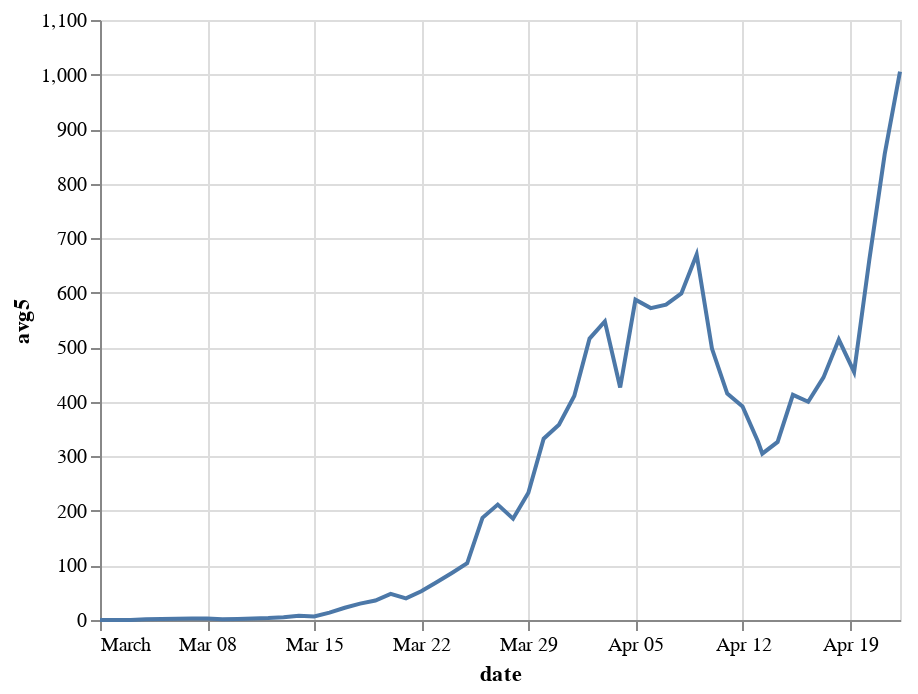

Here is the notebook cell this chart was saved with:
### Code cell
alt.Chart(df[(df.county=="Los Angeles") & (df.date >= '3/1/20')]).mark_line().encode(
    x='date',
    y='avg5'
)

### Figure 1 — Vega-Lite specification as saved in the notebook (floating-point values rounded to 4 significant figures)
{"config": {"view": {"continuousWidth": 400, "continuousHeight": 300}}, "data": {"name": "data-b30e2f4f3c7505fab6f3b5b120d30b48"}, "mark": "line", "encoding": {"x": {"type": "temporal", "field": "date"}, "y": {"type": "quantitative", "field": "avg5"}}, "$schema": "https://vega.github.io/schema/vega-lite/v4.0.2.json", "datasets": {"data-b30e2f4f3c7505fab6f3b5b120d30b48": [{"county": "Los Angeles", "state": "California", "fips": 6037.0, "date": "2020-03-01T00:00:00+00:00", "Lat": 34.31, "Lon": -118.2, "cases": 1.0, "deaths": 0.0, "state_cases": 12, "state_deaths": 0, "new_cases": 0.0, "new_deaths": 0.0, "new_state_cases": 0, "new_state_deaths": 0, "avg3": 0.0, "avg5": 0.0, "avg7": 0.0}, {"county": "Los Angeles", "state": "California", "fips": 6037.0, "date": "2020-03-02T00:00:00+00:00", "Lat": 34.31, "Lon": -118.2, "cases": 1.0, "deaths": 0.0, "state_cases": 21, "state_deaths": 0, "new_cases": 0.0, "new_deaths": 0.0, "new_state_cases": 9, "new_state_deaths": 0, "avg3": 0.0, "avg5": 0.0, "avg7": 0.0}, {"county": "Los Angeles", "state": "California", "fips": 6037.0, "date": "2020-03-03T00:00:00+00:00", "Lat": 34.31, "Lon": -118.2, "cases": 1.0, "deaths": 0.0, "state_cases": 25, "state_deaths": 0, "new_cases": 0.0, "new_deaths": 0.0, "new_state_cases": 4, "new_state_deaths": 0, "avg3": 0.0, "avg5": 0.0, "avg7": 0.0}, {"county": "Los Angeles", "state": "California", "fips": 6037.0, "date": "2020-03-04T00:00:00+00:00", "Lat": 34.31, "Lon": -118.2, "cases": 7.0, "deaths": 0.0, "state_cases": 35, "state_deaths": 1, "new_cases": 6.0, "new_deaths": 0.0, "new_state_cases": 10, "new_state_deaths": 1, "avg3": 2.0, "avg5": 1.2, "avg7": 0.8571}, {"county": "Los Angeles", "state": "California", "fips": 6037.0, "date": "2020-03-05T00:00:00+00:00", "Lat": 34.31, "Lon": -118.2, "cases": 11.0, "deaths": 0.0, "state_cases": 51, "state_deaths": 1, "new_cases": 4.0, "new_deaths": 0.0, "new_state_cases": 16, "new_state_deaths": 0, "avg3": 3.333, "avg5": 2.0, "avg7": 1.429}, {"county": "Los Angeles", "state": "California", "fips": 6037.0, "date": "2020-03-06T00:00:00+00:00", "Lat": 34.31, "Lon": -118.2, "cases": 13.0, "deaths": 0.0, "state_cases": 59, "state_deaths": 1, "new_cases": 2.0, "new_deaths": 0.0, "new_state_cases": 8, "new_state_deaths": 0, "avg3": 4.0, "avg5": 2.4, "avg7": 1.714}, {"county": "Los Angeles", "state": "California", "fips": 6037.0, "date": "2020-03-07T00:00:00+00:00", "Lat": 34.31, "Lon": -118.2, "cases": 14.0, "deaths": 0.0, "state_cases": 81, "state_deaths": 1, "new_cases": 1.0, "new_deaths": 0.0, "new_state_cases": 22, "new_state_deaths": 0, "avg3": 2.333, "avg5": 2.6, "avg7": 1.857}, {"county": "Los Angeles", "state": "California", "fips": 6037.0, "date": "2020-03-08T00:00:00+00:00", "Lat": 34.31, "Lon": -118.2, "cases": 14.0, "deaths": 0.0, "state_cases": 95, "state_deaths": 1, "new_cases": 0.0, "new_deaths": 0.0, "new_state_cases": 14, "new_state_deaths": 0, "avg3": 1.0, "avg5": 2.6, "avg7": 1.857}, {"county": "Los Angeles", "state": "California", "fips": 6037.0, "date": "2020-03-09T00:00:00+00:00", "Lat": 34.31, "Lon": -118.2, "cases": 14.0, "deaths": 0.0, "state_cases": 101, "state_deaths": 1, "new_cases": 0.0, "new_deaths": 0.0, "new_state_cases": 6, "new_state_deaths": 0, "avg3": 0.3333, "avg5": 1.4, "avg7": 1.857}, {"county": "Los Angeles", "state": "California", "fips": 6037.0, "date": "2020-03-10T00:00:00+00:00", "Lat": 34.31, "Lon": -118.2, "cases": 20.0, "deaths": 0.0, "state_cases": 144, "state_deaths": 2, "new_cases": 6.0, "new_deaths": 0.0, "new_state_cases": 43, "new_state_deaths": 1, "avg3": 2.0, "avg5": 1.8, "avg7": 2.714}, {"county": "Los Angeles", "state": "California", "fips": 6037.0, "date": "2020-03-11T00:00:00+00:00", "Lat": 34.31, "Lon": -118.2, "cases": 27.0, "deaths": 1.0, "state_cases": 178, "state_deaths": 4, "new_cases": 7.0, "new_deaths": 1.0, "new_state_cases": 34, "new_state_deaths": 2, "avg3": 4.333, "avg5": 2.8, "avg7": 2.857}, {"county": "Los Angeles", "state": "California", "fips": 6037.0, "date": "2020-03-12T00:00:00+00:00", "Lat": 34.31, "Lon": -118.2, "cases": 32.0, "deaths": 1.0, "state_cases": 221, "state_deaths": 4, "new_cases": 5.0, "new_deaths": 0.0, "new_state_cases": 43, "new_state_deaths": 0, "avg3": 6.0, "avg5": 3.6, "avg7": 3.0}, {"county": "Los Angeles", "state": "California", "fips": 6037.0, "date": "2020-03-13T00:00:00+00:00", "Lat": 34.31, "Lon": -118.2, "cases": 40.0, "deaths": 1.0, "state_cases": 281, "state_deaths": 4, "new_cases": 8.0, "new_deaths": 0.0, "new_state_cases": 60, "new_state_deaths": 0, "avg3": 6.667, "avg5": 5.2, "avg7": 3.857}, {"county": "Los Angeles", "state": "California", "fips": 6037.0, "date": "2020-03-14T00:00:00+00:00", "Lat": 34.31, "Lon": -118.2, "cases": 53.0, "deaths": 1.0, "state_cases": 372, "state_deaths": 3, "new_cases": 13.0, "new_deaths": 0.0, "new_state_cases": 91, "new_state_deaths": -1, "avg3": 8.667, "avg5": 7.8, "avg7": 5.571}, {"county": "Los Angeles", "state": "California", "fips": 6037.0, "date": "2020-03-15T00:00:00+00:00", "Lat": 34.31, "Lon": -118.2, "cases": 53.0, "deaths": 1.0, "state_cases": 373, "state_deaths": 5, "new_cases": 0.0, "new_deaths": 0.0, "new_state_cases": 1, "new_state_deaths": 2, "avg3": 7.0, "avg5": 6.6, "avg7": 5.571}, {"county": "Los Angeles", "state": "California", "fips": 6037.0, "date": "2020-03-16T00:00:00+00:00", "Lat": 34.31, "Lon": -118.2, "cases": 94.0, "deaths": 1.0, "state_cases": 557, "state_deaths": 7, "new_cases": 41.0, "new_deaths": 0.0, "new_state_cases": 184, "new_state_deaths": 2, "avg3": 18.0, "avg5": 13.4, "avg7": 11.43}, {"county": "Los Angeles", "state": "California", "fips": 6037.0, "date": "2020-03-17T00:00:00+00:00", "Lat": 34.31, "Lon": -118.2, "cases": 144.0, "deaths": 1.0, "state_cases": 700, "state_deaths": 12, "new_cases": 50.0, "new_deaths": 0.0, "new_state_cases": 143, "new_state_deaths": 5, "avg3": 30.33, "avg5": 22.4, "avg7": 17.71}, {"county": "Los Angeles", "state": "California", "fips": 6037.0, "date": "2020-03-18T00:00:00+00:00", "Lat": 34.31, "Lon": -118.2, "cases": 190.0, "deaths": 1.0, "state_cases": 828, "state_deaths": 16, "new_cases": 46.0, "new_deaths": 0.0, "new_state_cases": 128, "new_state_deaths": 4, "avg3": 45.67, "avg5": 30.0, "avg7": 23.29}, {"county": "Los Angeles", "state": "California", "fips": 6037.0, "date": "2020-03-19T00:00:00+00:00", "Lat": 34.31, "Lon": -118.2, "cases": 231.0, "deaths": 2.0, "state_cases": 1005, "state_deaths": 18, "new_cases": 41.0, "new_deaths": 1.0, "new_state_cases": 177, "new_state_deaths": 2, "avg3": 45.67, "avg5": 35.6, "avg7": 28.43}, {"county": "Los Angeles", "state": "California", "fips": 6037.0, "date": "2020-03-20T00:00:00+00:00", "Lat": 34.31, "Lon": -118.2, "cases": 292.0, "deaths": 2.0, "state_cases": 1243, "state_deaths": 24, "new_cases": 61.0, "new_deaths": 0.0, "new_state_cases": 238, "new_state_deaths": 6, "avg3": 49.33, "avg5": 47.8, "avg7": 36.0}, {"county": "Los Angeles", "state": "California", "fips": 6037.0, "date": "2020-03-21T00:00:00+00:00", "Lat": 34.31, "Lon": -118.2, "cases": 292.0, "deaths": 2.0, "state_cases": 1405, "state_deaths": 25, "new_cases": 0.0, "new_deaths": 0.0, "new_state_cases": 162, "new_state_deaths": 1, "avg3": 34.0, "avg5": 39.6, "avg7": 34.14}, {"county": "Los Angeles", "state": "California", "fips": 6037.0, "date": "2020-03-22T00:00:00+00:00", "Lat": 34.31, "Lon": -118.2, "cases": 407.0, "deaths": 5.0, "state_cases": 1646, "state_deaths": 30, "new_cases": 115.0, "new_deaths": 3.0, "new_state_cases": 241, "new_state_deaths": 5, "avg3": 58.67, "avg5": 52.6, "avg7": 50.57}, {"county": "Los Angeles", "state": "California", "fips": 6037.0, "date": "2020-03-23T00:00:00+00:00", "Lat": 34.31, "Lon": -118.2, "cases": 536.0, "deaths": 7.0, "state_cases": 2108, "state_deaths": 39, "new_cases": 129.0, "new_deaths": 2.0, "new_state_cases": 462, "new_state_deaths": 9, "avg3": 81.33, "avg5": 69.2, "avg7": 63.14}, {"county": "Los Angeles", "state": "California", "fips": 6037.0, "date": "2020-03-24T00:00:00+00:00", "Lat": 34.31, "Lon": -118.2, "cases": 662.0, "deaths": 11.0, "state_cases": 2538, "state_deaths": 50, "new_cases": 126.0, "new_deaths": 4.0, "new_state_cases": 430, "new_state_deaths": 11, "avg3": 123.3, "avg5": 86.2, "avg7": 74.0}, {"county": "Los Angeles", "state": "California", "fips": 6037.0, "date": "2020-03-25T00:00:00+00:00", "Lat": 34.31, "Lon": -118.2, "cases": 812.0, "deaths": 13.0, "state_cases": 2998, "state_deaths": 65, "new_cases": 150.0, "new_deaths": 2.0, "new_state_cases": 460, "new_state_deaths": 15, "avg3": 135.0, "avg5": 104.0, "avg7": 88.86}, {"county": "Los Angeles", "state": "California", "fips": 6037.0, "date": "2020-03-26T00:00:00+00:00", "Lat": 34.31, "Lon": -118.2, "cases": 1229.0, "deaths": 21.0, "state_cases": 3899, "state_deaths": 81, "new_cases": 417.0, "new_deaths": 8.0, "new_state_cases": 901, "new_state_deaths": 16, "avg3": 231.0, "avg5": 187.4, "avg7": 142.6}, {"county": "Los Angeles", "state": "California", "fips": 6037.0, "date": "2020-03-27T00:00:00+00:00", "Lat": 34.31, "Lon": -118.2, "cases": 1465.0, "deaths": 26.0, "state_cases": 4657, "state_deaths": 94, "new_cases": 236.0, "new_deaths": 5.0, "new_state_cases": 758, "new_state_deaths": 13, "avg3": 267.7, "avg5": 211.6, "avg7": 167.6}, {"county": "Los Angeles", "state": "California", "fips": 6037.0, "date": "2020-03-28T00:00:00+00:00", "Lat": 34.31, "Lon": -118.2, "cases": 1465.0, "deaths": 26.0, "state_cases": 5095, "state_deaths": 110, "new_cases": 0.0, "new_deaths": 0.0, "new_state_cases": 438, "new_state_deaths": 16, "avg3": 217.7, "avg5": 185.8, "avg7": 167.6}, {"county": "Los Angeles", "state": "California", "fips": 6037.0, "date": "2020-03-29T00:00:00+00:00", "Lat": 34.31, "Lon": -118.2, "cases": 1829.0, "deaths": 32.0, "state_cases": 5852, "state_deaths": 124, "new_cases": 364.0, "new_deaths": 6.0, "new_state_cases": 757, "new_state_deaths": 14, "avg3": 200.0, "avg5": 233.4, "avg7": 203.1}, {"county": "Los Angeles", "state": "California", "fips": 6037.0, "date": "2020-03-30T00:00:00+00:00", "Lat": 34.31, "Lon": -118.2, "cases": 2474.0, "deaths": 44.0, "state_cases": 7138, "state_deaths": 146, "new_cases": 645.0, "new_deaths": 12.0, "new_state_cases": 1286, "new_state_deaths": 22, "avg3": 336.3, "avg5": 332.4, "avg7": 276.9}, {"county": "Los Angeles", "state": "California", "fips": 6037.0, "date": "2020-03-31T00:00:00+00:00", "Lat": 34.31, "Lon": -118.2, "cases": 3019.0, "deaths": 54.0, "state_cases": 8210, "state_deaths": 173, "new_cases": 545.0, "new_deaths": 10.0, "new_state_cases": 1072, "new_state_deaths": 27, "avg3": 518.0, "avg5": 358.0, "avg7": 336.7}, {"county": "Los Angeles", "state": "California", "fips": 6037.0, "date": "2020-04-01T00:00:00+00:00", "Lat": 34.31, "Lon": -118.2, "cases": 3518.0, "deaths": 64.0, "state_cases": 9399, "state_deaths": 199, "new_cases": 499.0, "new_deaths": 10.0, "new_state_cases": 1189, "new_state_deaths": 26, "avg3": 563.0, "avg5": 410.6, "avg7": 386.6}, {"county": "Los Angeles", "state": "California", "fips": 6037.0, "date": "2020-04-02T00:00:00+00:00", "Lat": 34.31, "Lon": -118.2, "cases": 4045.0, "deaths": 78.0, "state_cases": 10773, "state_deaths": 238, "new_cases": 527.0, "new_deaths": 14.0, "new_state_cases": 1374, "new_state_deaths": 39, "avg3": 523.7, "avg5": 516.0, "avg7": 402.3}, {"county": "Los Angeles", "state": "California", "fips": 6037.0, "date": "2020-04-03T00:00:00+00:00", "Lat": 34.31, "Lon": -118.2, "cases": 4566.0, "deaths": 89.0, "state_cases": 12004, "state_deaths": 265, "new_cases": 521.0, "new_deaths": 11.0, "new_state_cases": 1231, "new_state_deaths": 27, "avg3": 515.7, "avg5": 547.4, "avg7": 443.0}, {"county": "Los Angeles", "state": "California", "fips": 6037.0, "date": "2020-04-04T00:00:00+00:00", "Lat": 34.31, "Lon": -118.2, "cases": 4605.0, "deaths": 93.0, "state_cases": 12837, "state_deaths": 289, "new_cases": 39.0, "new_deaths": 4.0, "new_state_cases": 833, "new_state_deaths": 24, "avg3": 362.3, "avg5": 426.2, "avg7": 448.6}, {"county": "Los Angeles", "state": "California", "fips": 6037.0, "date": "2020-04-05T00:00:00+00:00", "Lat": 34.31, "Lon": -118.2, "cases": 5955.0, "deaths": 132.0, "state_cases": 15034, "state_deaths": 348, "new_cases": 1350.0, "new_deaths": 39.0, "new_state_cases": 2197, "new_state_deaths": 59, "avg3": 636.7, "avg5": 587.2, "avg7": 589.4}, {"county": "Los Angeles", "state": "California", "fips": 6037.0, "date": "2020-04-06T00:00:00+00:00", "Lat": 34.31, "Lon": -118.2, "cases": 6377.0, "deaths": 147.0, "state_cases": 16019, "state_deaths": 380, "new_cases": 422.0, "new_deaths": 15.0, "new_state_cases": 985, "new_state_deaths": 32, "avg3": 603.7, "avg5": 571.8, "avg7": 557.6}, {"county": "Los Angeles", "state": "California", "fips": 6037.0, "date": "2020-04-07T00:00:00+00:00", "Lat": 34.31, "Lon": -118.2, "cases": 6936.0, "deaths": 169.0, "state_cases": 17351, "state_deaths": 432, "new_cases": 559.0, "new_deaths": 22.0, "new_state_cases": 1332, "new_state_deaths": 52, "avg3": 777.0, "avg5": 578.2, "avg7": 559.6}, {"county": "Los Angeles", "state": "California", "fips": 6037.0, "date": "2020-04-08T00:00:00+00:00", "Lat": 34.31, "Lon": -118.2, "cases": 7559.0, "deaths": 198.0, "state_cases": 18897, "state_deaths": 495, "new_cases": 623.0, "new_deaths": 29.0, "new_state_cases": 1546, "new_state_deaths": 63, "avg3": 534.7, "avg5": 598.6, "avg7": 577.3}, {"county": "Los Angeles", "state": "California", "fips": 6037.0, "date": "2020-04-09T00:00:00+00:00", "Lat": 34.31, "Lon": -118.2, "cases": 7955.0, "deaths": 223.0, "state_cases": 19710, "state_deaths": 544, "new_cases": 396.0, "new_deaths": 25.0, "new_state_cases": 813, "new_state_deaths": 49, "avg3": 526.0, "avg5": 670.0, "avg7": 558.6}, {"county": "Los Angeles", "state": "California", "fips": 6037.0, "date": "2020-04-10T00:00:00+00:00", "Lat": 34.31, "Lon": -118.2, "cases": 8443.0, "deaths": 242.0, "state_cases": 21081, "state_deaths": 583, "new_cases": 488.0, "new_deaths": 19.0, "new_state_cases": 1371, "new_state_deaths": 39, "avg3": 502.3, "avg5": 497.6, "avg7": 553.9}, {"county": "Los Angeles", "state": "California", "fips": 6037.0, "date": "2020-04-11T00:00:00+00:00", "Lat": 34.31, "Lon": -118.2, "cases": 8453.0, "deaths": 244.0, "state_cases": 21706, "state_deaths": 605, "new_cases": 10.0, "new_deaths": 2.0, "new_state_cases": 625, "new_state_deaths": 22, "avg3": 298.0, "avg5": 415.2, "avg7": 549.7}, {"county": "Los Angeles", "state": "California", "fips": 6037.0, "date": "2020-04-12T00:00:00+00:00", "Lat": 34.31, "Lon": -118.2, "cases": 8894.0, "deaths": 269.0, "state_cases": 22795, "state_deaths": 641, "new_cases": 441.0, "new_deaths": 25.0, "new_state_cases": 1089, "new_state_deaths": 36, "avg3": 313.0, "avg5": 391.6, "avg7": 419.9}, {"county": "Los Angeles", "state": "California", "fips": 6037.0, "date": "2020-04-13T00:00:00+00:00", "Lat": 34.31, "Lon": -118.2, "cases": 9197.0, "deaths": 300.0, "state_cases": 23458, "state_deaths": 683, "new_cases": 303.0, "new_deaths": 31.0, "new_state_cases": 663, "new_state_deaths": 42, "avg3": 251.3, "avg5": 327.6, "avg7": 402.9}, {"county": "Los Angeles", "state": "California", "fips": 6037.0, "date": "2020-04-13T07:00:00+00:00", "Lat": 34.31, "Lon": -118.2, "cases": 9480.0, "deaths": 326.0, "state_cases": 24390, "state_deaths": 732, "new_cases": 283.0, "new_deaths": 26.0, "new_state_cases": 932, "new_state_deaths": 49, "avg3": 342.3, "avg5": 305.0, "avg7": 363.4}, {"county": "Los Angeles", "state": "California", "fips": 6037.0, "date": "2020-04-14T07:00:00+00:00", "Lat": 34.31, "Lon": -118.2, "cases": 10080.0, "deaths": 366.0, "state_cases": 25744, "state_deaths": 790, "new_cases": 595.0, "new_deaths": 40.0, "new_state_cases": 1354, "new_state_deaths": 58, "avg3": 393.7, "avg5": 326.4, "avg7": 359.4}, {"county": "Los Angeles", "state": "California", "fips": 6037.0, "date": "2020-04-15T07:00:00+00:00", "Lat": 34.31, "Lon": -118.2, "cases": 10520.0, "deaths": 405.0, "state_cases": 27072, "state_deaths": 883, "new_cases": 442.0, "new_deaths": 39.0, "new_state_cases": 1328, "new_state_deaths": 93, "avg3": 440.0, "avg5": 412.8, "avg7": 366.0}, {"county": "Los Angeles", "state": "California", "fips": 6037.0, "date": "2020-04-16T07:00:00+00:00", "Lat": 34.31, "Lon": -118.2, "cases": 10900.0, "deaths": 457.0, "state_cases": 28157, "state_deaths": 974, "new_cases": 378.0, "new_deaths": 52.0, "new_state_cases": 1085, "new_state_deaths": 91, "avg3": 471.7, "avg5": 400.2, "avg7": 350.3}, {"county": "Los Angeles", "state": "California", "fips": 6037.0, "date": "2020-04-17T07:00:00+00:00", "Lat": 34.31, "Lon": -118.2, "cases": 11420.0, "deaths": 501.0, "state_cases": 29198, "state_deaths": 1041, "new_cases": 526.0, "new_deaths": 44.0, "new_state_cases": 1041, "new_state_deaths": 67, "avg3": 448.7, "avg5": 444.8, "avg7": 424.0}, {"county": "Los Angeles", "state": "California", "fips": 6037.0, "date": "2020-04-18T07:00:00+00:00", "Lat": 34.31, "Lon": -118.2, "cases": 12050.0, "deaths": 577.0, "state_cases": 30812, "state_deaths": 1148, "new_cases": 630.0, "new_deaths": 76.0, "new_state_cases": 1614, "new_state_deaths": 107, "avg3": 511.3, "avg5": 514.2, "avg7": 451.0}, {"county": "Los Angeles", "state": "California", "fips": 6037.0, "date": "2020-04-19T07:00:00+00:00", "Lat": 34.31, "Lon": -118.2, "cases": 12350.0, "deaths": 601.0, "state_cases": 31531, "state_deaths": 1180, "new_cases": 298.0, "new_deaths": 24.0, "new_state_cases": 719, "new_state_deaths": 32, "avg3": 484.7, "avg5": 454.8, "avg7": 450.3}, {"county": "Los Angeles", "state": "California", "fips": 6037.0, "date": "2020-04-20T07:00:00+00:00", "Lat": 34.31, "Lon": -118.2, "cases": 13820.0, "deaths": 619.0, "state_cases": 33866, "state_deaths": 1229, "new_cases": 1474.0, "new_deaths": 18.0, "new_state_cases": 2335, "new_state_deaths": 49, "avg3": 800.7, "avg5": 661.2, "avg7": 620.4}, {"county": "Los Angeles", "state": "California", "fips": 6037.0, "date": "2020-04-21T07:00:00+00:00", "Lat": 34.31, "Lon": -118.2, "cases": 15160.0, "deaths": 666.0, "state_cases": 35807, "state_deaths": 1324, "new_cases": 1342.0, "new_deaths": 47.0, "new_state_cases": 1941, "new_state_deaths": 95, "avg3": 1038.0, "avg5": 854.0, "avg7": 727.1}, {"county": "Los Angeles", "state": "California", "fips": 6037.0, "date": "2020-04-22T07:00:00+00:00", "Lat": 34.31, "Lon": -118.2, "cases": 16450.0, "deaths": 729.0, "state_cases": 37288, "state_deaths": 1413, "new_cases": 1282.0, "new_deaths": 63.0, "new_state_cases": 1481, "new_state_deaths": 89, "avg3": 1366.0, "avg5": 1005.0, "avg7": 847.1}]}}
